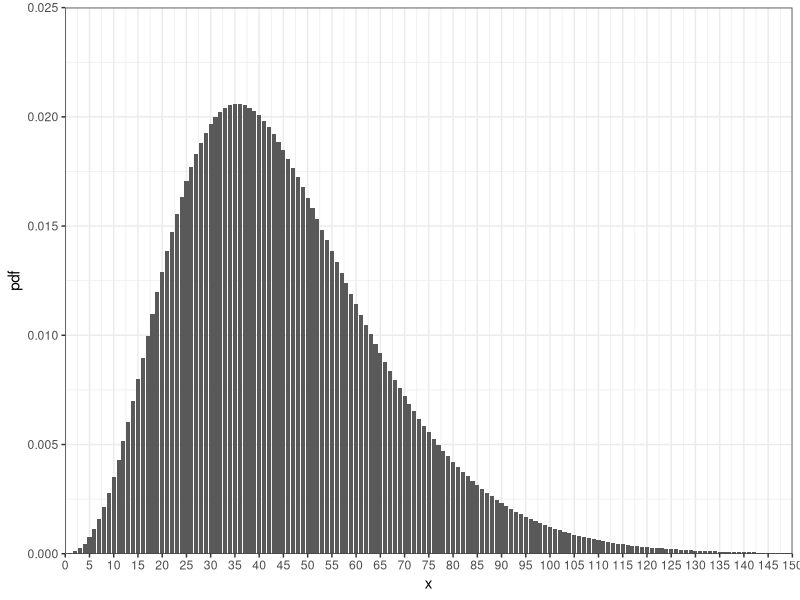
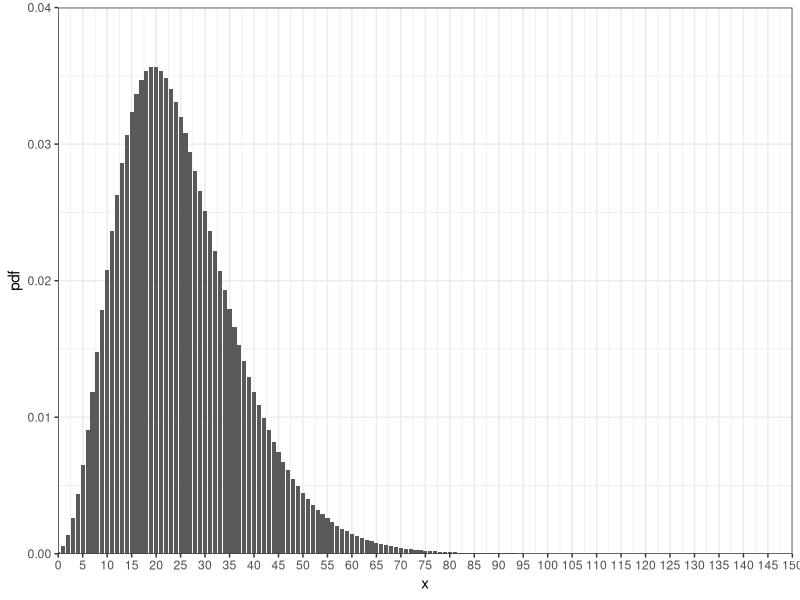
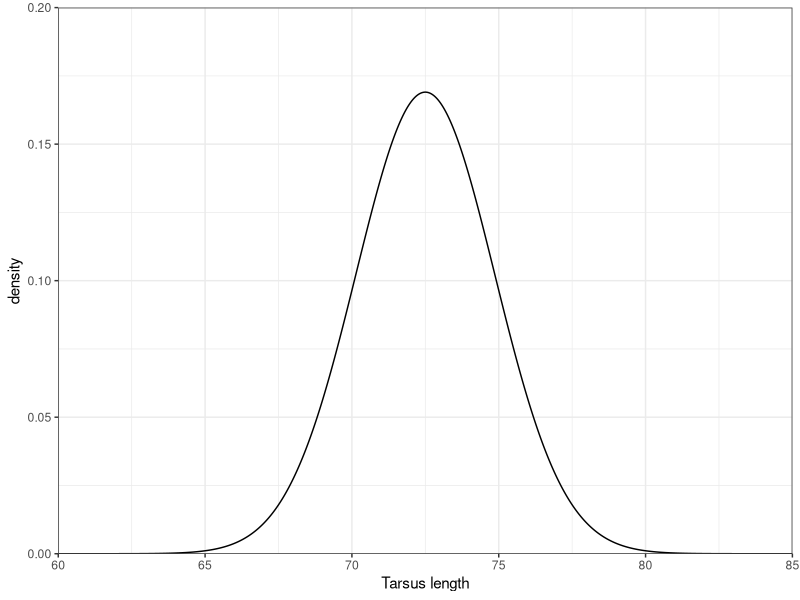
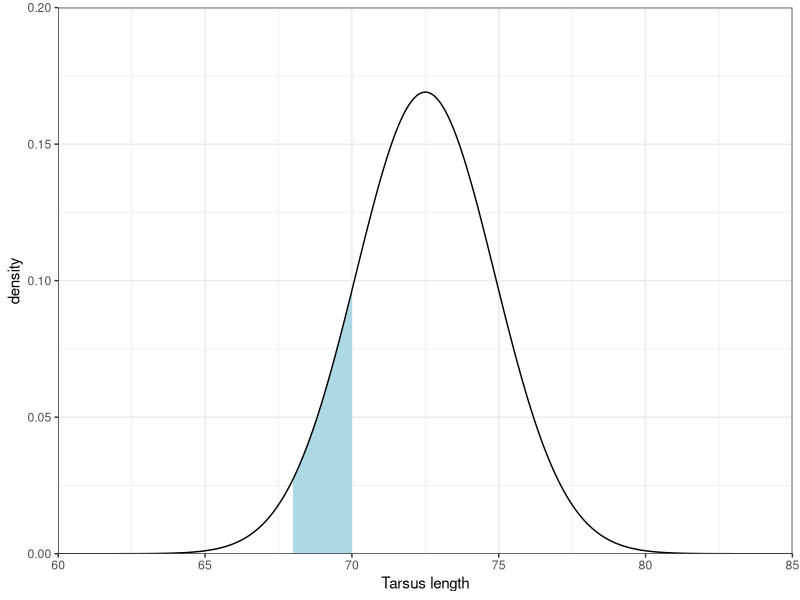
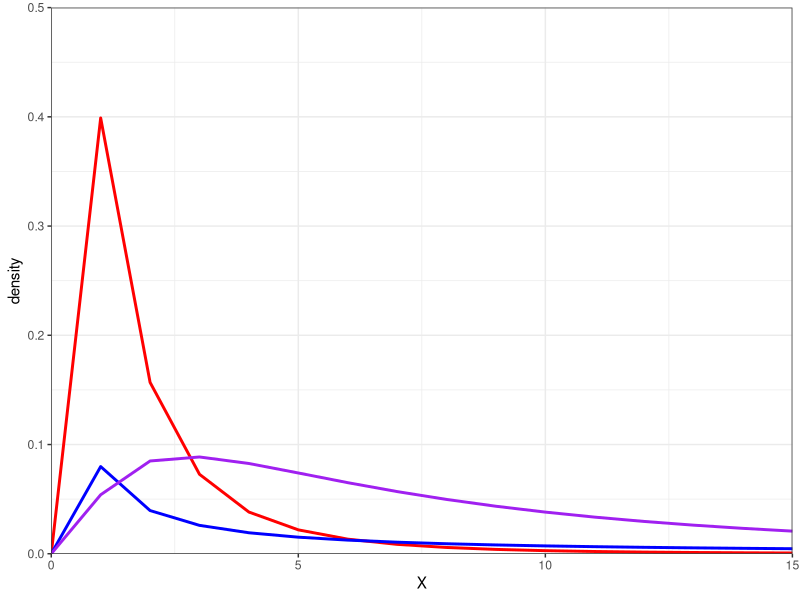
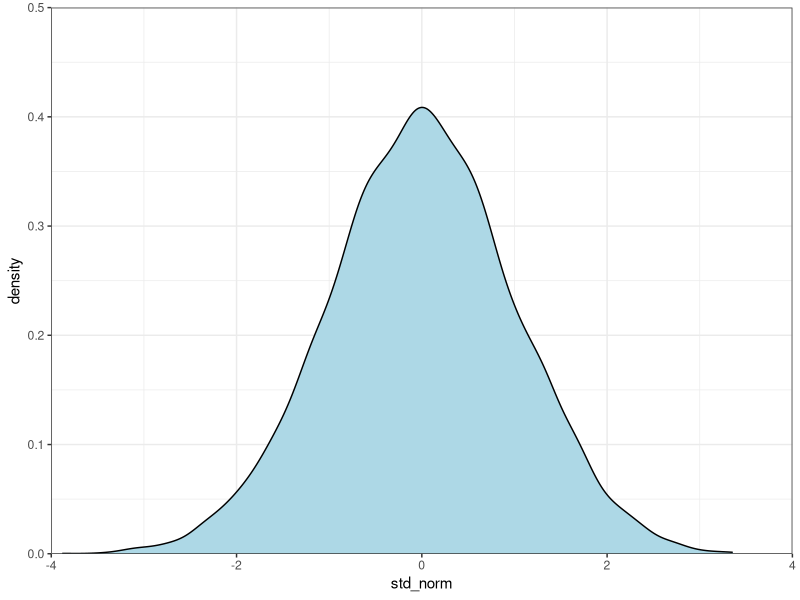
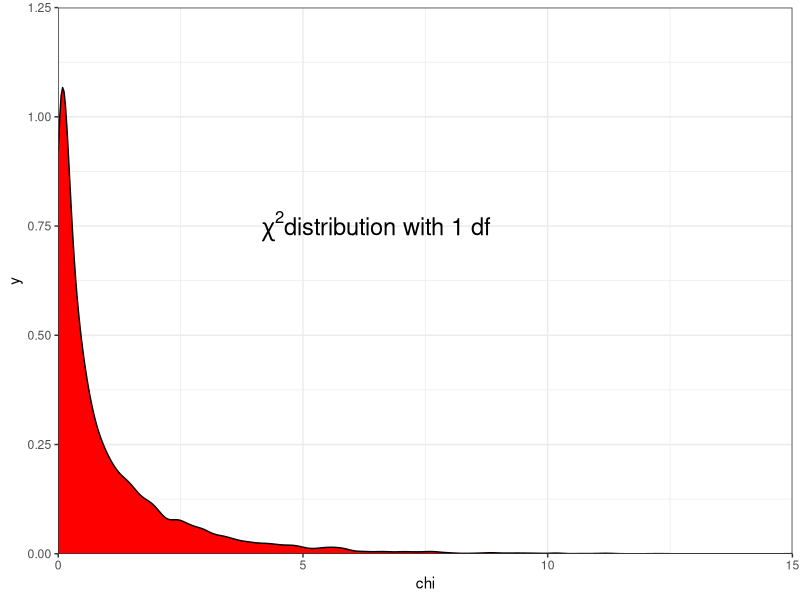
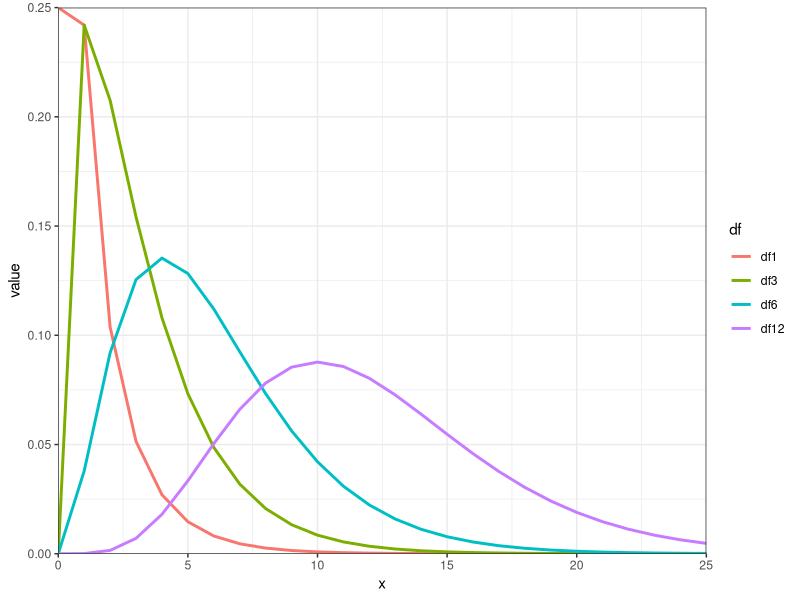

These charts were generated, in order, by the following R code:
## ---- chunk 1
library(tidyverse)
library(broom)
## ---- chunk 2

x <- 0:150
size <- 5
prob = 0.1
nb_data<-data.frame(x = x, size = size, pdf = dnbinom(x = x, size = size, prob = prob))

head(nb_data)
## ---- chunk 3
ggplot(data = nb_data) +
  geom_bar(aes(x = x, y = pdf), stat = "identity", width = 0.85) + 
  coord_cartesian(ylim = c(0,0.025), xlim = c(0, 150), expand = FALSE) +
  scale_x_continuous(breaks = seq(0,150, by = 5)) +
  theme_bw()
## ---- chunk 4
sum(dnbinom(0:35, size = 5, prob = 0.10))

#or
pnbinom(35, size = 5, prob = 0.10)
## ---- chunk 5

x <- 0:150
size <- 5
mu = 25
nb_data2<-data.frame(x = x, size = size, pdf = dnbinom(x = x, size = size, mu = mu))

ggplot(data = nb_data2) +
  geom_bar(aes(x = x, y = pdf), stat = "identity", width = 0.85) + 
  coord_cartesian(ylim = c(0,0.04), xlim = c(0, 150), expand = FALSE) +
  scale_x_continuous(breaks = seq(0,150, by = 5)) +
  theme_bw()

## ---- chunk 6
x<- seq(60,85, by = 0.01)
sd = 2.36
mu = 72.5

nrm_data<-data.frame(x = x, sd = sd, mean = mu, pdf = dnorm(x = x, mean = mu, sd = sd))

head(nrm_data)

## ---- chunk 7
ggplot(data = nrm_data) +
  geom_line(aes(x = x, y = pdf)) + 
  coord_cartesian(ylim = c(0,0.20), xlim = c(60, 85), expand = FALSE) +
  labs(x = "Tarsus length", y = "density") +
  theme_bw()
## ---- chunk 8
sd_away <- ((68 - mu)/sd) 
norm_function<-function(x){1/sqrt(2 * pi) * exp(-1/2 * x^2)}

integrate(norm_function, lower= -Inf, upper=sd_away)

#or

integrate(dnorm,-Inf, sd_away)

# or
pnorm(sd_away)

## ---- chunk 9
sd_away1 <- ((68 - mu)/sd) 
sd_away2 <- ((70 - mu)/sd) 


integrate(dnorm,sd_away1, sd_away2)

ggplot(data = nrm_data) +
  geom_ribbon(data = nrm_data[nrm_data>= 68 & nrm_data <=70, ],aes(x = x, ymin = 0, ymax = pdf), fill = "lightblue") +
  geom_line(aes(x = x, y = pdf)) +
  coord_cartesian(ylim = c(0,0.20), xlim = c(60, 85), expand = FALSE) +
  labs(x = "Tarsus length", y = "density") +
  theme_bw()
## ---- chunk 10

ln_data <- data.frame(x = c(0:15), 
                      pdf1 = dlnorm(x = c(0:15), meanlog = 0, sdlog = 1),
                      pdf2 = dlnorm(x = c(0:15), meanlog = 0, sdlog = 5),
                      pdf3 = dlnorm(x = c(0:15), meanlog = 2, sdlog = 1)
                      )

ggplot(data = ln_data) +
  geom_line(aes(x = x, y = pdf1) ,colour = "red", size = 1) +
  geom_line(aes(x = x, y = pdf2) ,colour = "blue", size = 1) +
  geom_line(aes(x = x, y = pdf3) ,colour = "purple", size = 1) +
  coord_cartesian(ylim = c(0,0.50), xlim = c(0,15), expand = FALSE) +
  labs(x = "X", y = "density") +
  theme_bw()
## ---- chunk 11
x = 6
factorial(x - 1)
gamma(x)
## ---- chunk 12
set.seed(12345)

#generate standard normal
rand.data<-data.frame(std_norm = rnorm(10000))

# plot the density of those values
ggplot(data = rand.data) + 
  geom_density(aes(x = std_norm), fill = "lightblue") +
  coord_cartesian(xlim = c(-4,4), ylim = c(0,0.5), expand = FALSE) +
  theme_bw()

# square our standard normal
rand.data$chi <- rand.data$std_norm^2

# plot the density of those values
ggplot(data = rand.data) + 
  geom_density(aes(x = chi), fill = "red") +
  coord_cartesian(xlim = c(0,15), ylim = c(0,1.25), expand = FALSE) +
  annotate("text", x = 5, y = 0.75, parse = T, label = as.character(expression(paste(~chi^2,"distribution with 1 df"))), size = 6, hjust = 0.2) +
  theme_bw()
## ---- chunk 13
x = 0:25
chi_data <- data.frame(x = x,
                       df1 = dchisq(x,1),
                       df3 = dchisq(x,3),
                       df6 = dchisq(x,6),
                       df12 = dchisq(x,12))

chi_data %>% 
  gather(df, value, df1:df12) %>% 
  mutate(df = factor(df, levels = c("df1","df3","df6","df12"))) -> chi_data

ggplot(data = chi_data) +
  geom_line(aes(x = x, y = value, colour = df, group = df), size = 1) + 
  coord_cartesian(xlim = c(0,25), ylim = c(0,0.25), expand = FALSE) +
  theme_bw()
  
## ---- chunk 14
x = 0:30
gamm_data <- rbind(data.frame(type = "vary shape", scale = 5, shape = 1, x = x, y =  dgamma(x = x, shape = 1, scale = 2)),
                   data.frame(type = "vary shape",scale = 5, shape = 10, x = x, y =  dgamma(x = x, shape = 2, scale = 2)),
                   data.frame(type = "vary shape",scale = 5, shape = 20, x = x, y =  dgamma(x = x, shape = 3, scale = 2)))
                   

gamm_data2 <- rbind(data.frame(type = "vary scale",scale = 1, shape = 10, x = x, y =  dgamma(x = x, shape = 2, scale = 1)),
                   data.frame(type = "vary scale",scale = 5, shape = 10, x = x, y =  dgamma(x = x, shape = 2, scale = 2)),
                   data.frame(type = "vary scale",scale = 10, shape = 10, x = x, y =  dgamma(x = x, shape = 2, scale = 3)))

all_gamm_data <- rbind(gamm_data, gamm_data2)
all_gamm_data$type <- factor(all_gamm_data$type, levels = c("vary shape", "vary scale"))
                   
                   
ggplot(data = all_gamm_data) +
  geom_line(aes(x = x, y = y, colour = paste(scale, shape), group = paste(scale, shape)), size = 1) + 
  coord_cartesian(xlim = c(0,30), ylim = c(0,0.5), expand = FALSE) +
  scale_x_continuous(breaks = seq(0,30, by = 5)) +
  facet_wrap(~type) +
  theme_bw()
## ---- chunk 15
#Psuedocode 3.4
set.seed(54321)

s = 0.8
b = 20
N0 = 50 
sig_w = 10 # process uncertainty, random normal with mean 0 and sd = 10
sig_v = c(0,10) # observation uncertainty, random normal with mean 0 and sd 0 and 10

Nt = N0
t_total = 50 + 1

N_stor <- as.data.frame(matrix(0, t_total,3))
names(N_stor) <- c("Nt", "Nobs0", "Nobs10")

for(t in 1:t_total){
  N_stor$Nt[t]<-Nt # Place the population number at time t in  N_stor
  Nt_1 = s*Nt + b + rnorm(1,mean = 0, sd = sig_w) # Calculate the population at t + 1
  N_obs0 = Nt + rnorm(1,mean = 0, sd = sig_v[1]) # Calculate observation error (none)
  N_stor$Nobs0[t]<-N_obs0 # Place the observed population number at time t in  N_stor 
  N_obs10 = Nt + rnorm(1,mean = 0, sd = sig_v[2]) # Calculate observation error (none)
  N_stor$Nobs10[t]<-N_obs10 # Place the observed population number at time t in  N_stor 
  Nt <- Nt_1 # change Nt to Nt+1
  }

head(N_stor)
## ---- chunk 16

lagged_data<-data.frame(Nt =N_stor$Nt[-51], Nt_1 = N_stor$Nt[-1])

lm_mod<- lm(Nt~Nt_1, data = lagged_data)
summary(lm_mod)

newdata <- data.frame(Nt_1 = 0:160)

pred_mod <- augment(lm_mod, newdata = newdata) 

ggplot(data = lagged_data) + 
  geom_line(data = pred_mod, aes(x = Nt_1, y = .fitted), linetype = "dashed") + 
  geom_point(aes(x = Nt_1, y = Nt), size = 2, shape = 1, colour = "red") + 
  coord_cartesian(ylim = c(0, 150), xlim = c(0, 150), expand = FALSE) +
  labs(x = "Population size at time t + 1", y = "Population size at time t") +
  theme_bw()

## ---- chunk 17

lagged_data2<-data.frame(Nobs10 =N_stor$Nobs10[-51], Nobs10_1 = N_stor$Nobs10[-1])

lm_mod2<- lm(Nobs10~Nobs10_1, data = lagged_data2)
summary(lm_mod2)

newdata <- data.frame(Nobs10_1 = 0:160)

pred_mod2 <- augment(lm_mod2, newdata = newdata) 

ggplot(data = lagged_data2) + 
  geom_line(data = pred_mod2, aes(x = Nobs10_1, y = .fitted), linetype = "dashed") + 
  geom_point(aes(x = Nobs10_1, y = Nobs10), size = 2, shape = 1, colour = "blue") + 
  coord_cartesian(ylim = c(0, 150), xlim = c(0, 150), expand = FALSE) +
  labs(x = "Observed population size at time t + 1", y = "Observed population size at time t") +
  theme_bw()
